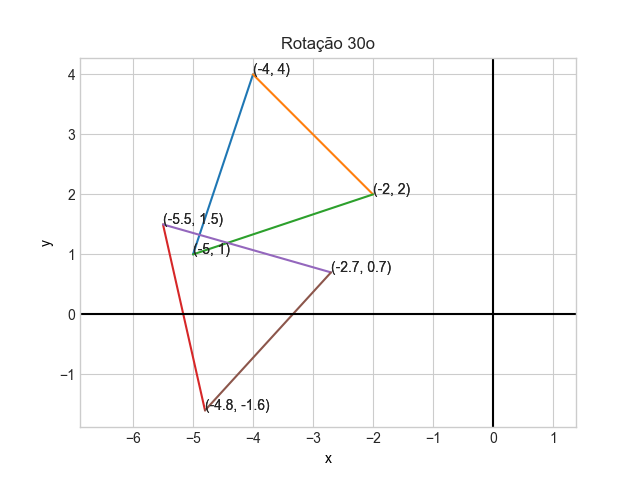

Write Python code to recreate this figure.
import matplotlib.pyplot as plt
import numpy as np
import math 

def reta(a, b):
    plt.axis('equal')
    plt.plot([a[0],b[0]], [a[1],b[1]])
    rotulos(a,b)

def retaX(a,b):
    plt.axis('equal')
    plt.plot([-a[0],-b[0]], [a[1],b[1]])
    alinha=[-a[0], a[1]]
    blinha=[-b[0], b[1]]
    rotulos(alinha, blinha)

def rotulos(a, b):
    label = f"({a[0]}, {a[1]})"
    plt.annotate(label, a)
    label = f"({b[0]}, {b[1]})"
    plt.annotate(label, b)


def rotacao30(a):
    matrizRotacao = np.array(
        [
            [math.sqrt(3)/2, -1/2],
            [1/2, math.sqrt(3)/2] 
        ]    
    )

    mat = [round(math.sqrt(3)/2*a[0] - 1/2*a[1],1), round(1/2*a[0] + math.sqrt(3)/2*a[1],1)]
    return mat
    
c=[-5, 1]
b=[-4,4]
a=[-2,2]
plt.style.use('seaborn-whitegrid')

plt.axes()
reta(c,b)
reta(b,a)
reta(c,a)
alinha=rotacao30(a)
blinha=rotacao30(b)
clinha=rotacao30(c)
reta(clinha,blinha)
reta(blinha,alinha)
reta(clinha,alinha)

plt.axhline(color='black')
plt.axvline(color='black')
plt.xlabel('x', color='black')
plt.ylabel('y', color='black')
plt.title('Rotação 30o')
plt.show()
